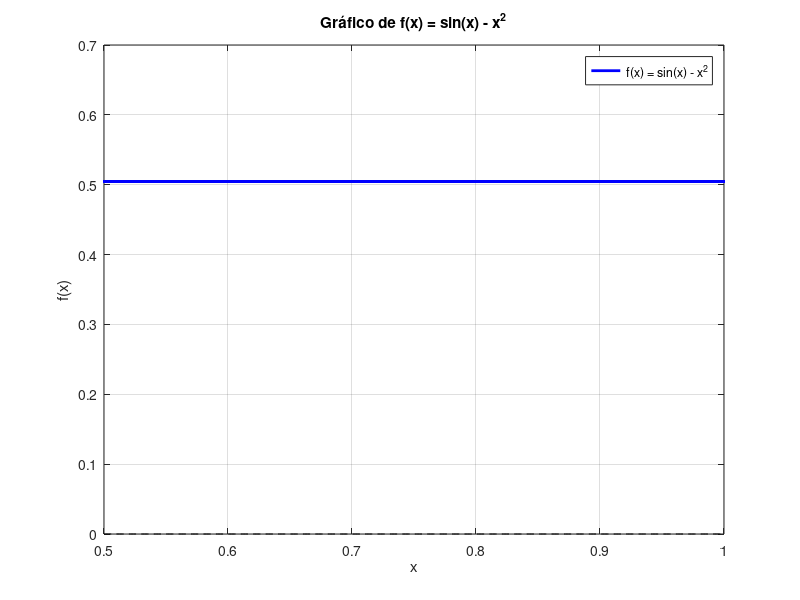

The MATLAB source for this figure:
function lista5Questao3Bisseccao()

  e = 8.9e-12;
  F = 1.25;
  q = 2e-5;
  Q = 2e-5;
  raio = 0.85;

  f = @(x)((1/(4*pi*e)) * (q*Q*x / (x.^2 + raio.^2).^(3/2)) - F);

  a = 0;
  b = 0.5;

  % Define a tolerância para o erro absoluto e o erro inicial
  Es = 5e-4; % Tolerância em porcentagem
  Ea = Inf; % Erro absoluto inicial (grande valor para iniciar o loop)
  r = inf; % Valor inicial de r (raiz) como infinito

  % Cria um vetor x de 400 pontos entre 0.5 e 1
  x = linspace(0.5, 1, 400);
  % Calcula y para cada ponto em x usando a função f
  y = f(x);

  % Cria um gráfico da função
  figure;
  plot(x, y, 'b', 'LineWidth', 2); % Plota f(x) em azul com linha espessa
  hold on;
  plot(x, zeros(size(x)), 'k--'); % Plota a linha do eixo x (f(x) = 0) em linha pontilhada preta
  xlabel('x');
  ylabel('f(x)');
  title('Gráfico de f(x) = sin(x) - x^2'); % Adiciona um título ao gráfico
  grid on; % Ativa a grade do gráfico
  legend('f(x) = sin(x) - x^2'); % Adiciona uma legenda ao gráfico
  hold off;

  % Verifica se há mudança de sinal no intervalo [a, b]
  if (f(a) * f(b) > 0)
    disp("Erro: não há mudança de sinal!"); % Se não houver mudança de sinal, exibe uma mensagem de erro
  else
    it = 1; % Inicializa o contador de iterações
    n = 20; % Define o número máximo de iterações

    % Loop do método da bissecção
    while (it <= n)
      rPrevio = r; % Armazena o valor anterior de r
      r = (a + b) / 2; % Calcula o ponto médio do intervalo

      % Exibe os valores da iteração atual
      if it > 1
        Ea = calcularErroEstimativa(r, rPrevio); % Calcula o erro absoluto a partir da segunda iteração
      else
        Ea = Inf; % Na primeira iteração, o erro é infinito
      end

      fprintf('Iteração %d: a = %f, b = %f, r = %f, f(r) = %f, Aproximado = %f\n', ...
              it, a, b, r, f(r), Ea);

      % Verifica se o erro é menor ou igual à tolerância ou se atingiu o máximo de iterações
      if (Ea <= Es)
        fprintf("Raiz encontrada: %f\n", r); % Exibe a raiz encontrada
        break; % Sai do loop
      end

      it = it + 1; % Incrementa o contador de iterações

      % Atualiza o intervalo [a, b] com base no valor de f(r)
      if (f(a) * f(r) < 0)
        b = r; % Se houver mudança de sinal, atualiza o limite superior
      else
        a = r; % Caso contrário, atualiza o limite inferior
      end
    endwhile

    % Se o número máximo de iterações for atingido sem encontrar a raiz
    if it > n
      fprintf("Método falhou em %d iterações\n", it); % Exibe mensagem de falha
    end
  end
endfunction

% Função para calcular o erro absoluto
function Ea = calcularErroEstimativa(resultadoAtual, resultadoPrev)
  if resultadoPrev == Inf
    Ea = Inf; % Se o valor anterior for infinito, o erro é infinito
  else
    Ea = abs((resultadoAtual - resultadoPrev) / resultadoAtual) * 100; % Calcula o erro percentual
  end
endfunction

% Chama a função principal
lista5Questao3Bisseccao();

